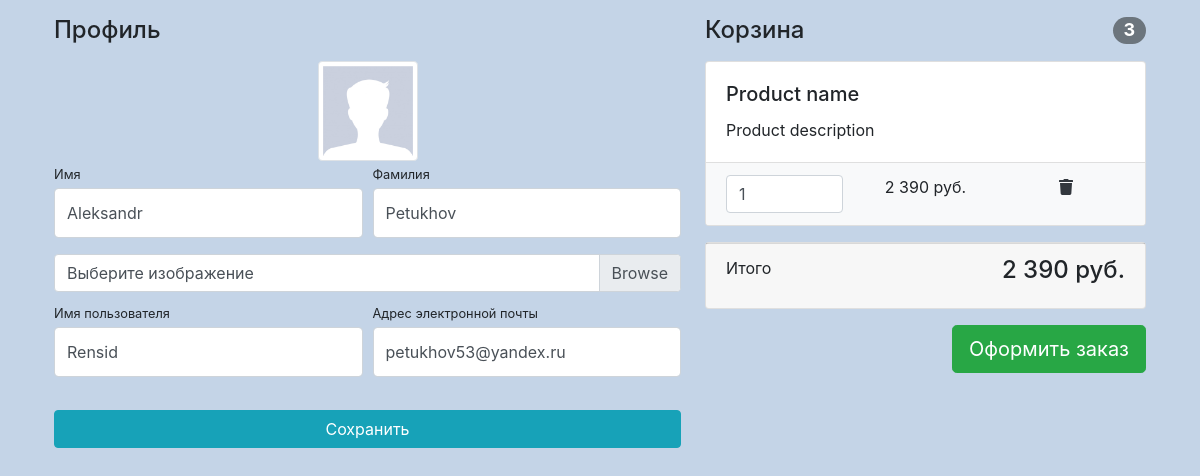
The app's page /users/profile/ (signed in), older data.
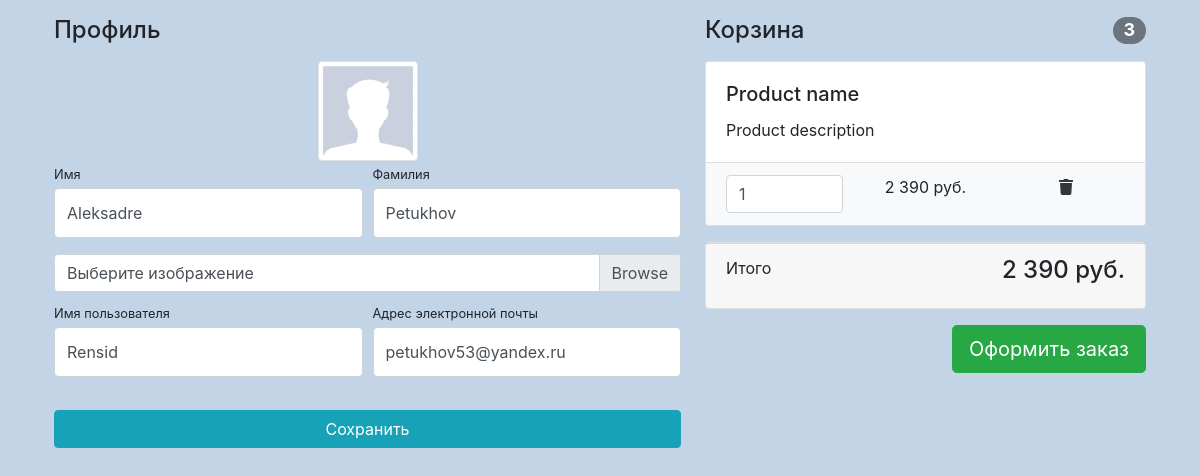
The same page, newer data.
### users/models.py (models this page shows)
class User(AbstractUser):
    image = models.ImageField(upload_to='user_images', null=True)

### users/views.py (the view)
# urls.py: path('profile/', views.profile, name='profile'),
def profile(request):
    if request.method == 'POST':
        form = UserProfileForm(
            data=request.POST, instance=request.user, files=request.FILES)
        if form.is_valid():
            form.save()
            return HttpResponseRedirect(reverse('users:profile'))
        else:
            print(form.errors)
    else:
        form = UserProfileForm(instance=request.user)
    context = {'title': 'Store - Профиль', 'form': form}
    return render(request, 'users/profile.html', context)

### users/forms.py
class UserProfileForm(UserChangeForm):
    first_name = forms.CharField(widget=forms.TextInput(
        attrs={'class': 'form-control py-4'}))
    last_name = forms.CharField(widget=forms.TextInput(
        attrs={'class': 'form-control py-4'}))
    image = forms.ImageField(widget=forms.TextInput(
        attrs={'class': 'custom-file-input'}), required=False)
    username = forms.CharField(widget=forms.TextInput(
        attrs={'class': 'form-control py-4'}))
    email = forms.CharField(widget=forms.TextInput(
        attrs={'class': 'form-control py-4'}))
    class Meta:
        model = User
        fields = ('first_name', 'last_name', 'image', 'username', 'email',)

### users/templates/users/profile.html (shortened to what this page needs)
{% extends 'users/base.html' %}
{% load static %}
{% block content %}
<div class="container">
    <div class="row">
        <div class="col-lg-7">
            <h4 class="mt-3 mb-3">Профиль</h4>
            <div class="col-lg-12 text-center">
                <img width="100" height="100"
                     src="
                     {% if user.image %}
                        {{ user.image.url }}
                     {% else %}
                        {% static 'vendor/img/users/default_avatar.jpg' %}
                     {% endif %}
                        "
                     class="img-thumbnail">
            </div>
            <form action="{% url 'users:profile' %}" method='post' enctype="multipart/form-data">
                <div class="form-row">
                    <div class="col-lg-6">
                        <div class="form-group">
                            <label class="small mb-1" for="{{form.first_name.id_for_label}}">Имя</label>
                            {{ form.first_name }}
                        </div>
                    </div>
                    <div class="col-lg-6">
                        <div class="form-group">
                            <label class="small mb-1" for="{{ form.last_name.id_for_label}}"">Фамилия</label>
                            {{ form.last_name }}
                        </div>
                    </div>
                </div>
                <div class="form-row mb-2">
                    <div class="col-lg-12">
                        <div class="custom-file">
                            <label class="custom-file-label" for="{{ form.image.id_for_label }}">Выберите изображение</label>
                        </div>
                    </div>
                </div>
                <div class="form-row">
                    <div class="col-lg-6">
                        <label class="small mb-1" for="{{ form.username.id_for_label}}">Имя пользователя</label>
                        {{ form.username }}
                    </div>
                    <div class="col-lg-6">
                        <label class="small mb-1" for="{{ form.email.id_for_label }}">Адрес электронной
                            почты</label>
                        {{ form.email }}
                    </div>
                </div>
                <div class="form-row">
                    <div class="col-lg-12" style="margin-top: 33px;">
                        <input class="btn btn-info btn-block" type="submit" value="Сохранить">
                    </div>
                </div>
            </form>
        </div>
        <div class="col-lg-5">
            <h4 class="mt-3 mb-3 d-flex justify-content-between align-items-center mb-3">
                Корзина <span class="badge badge-secondary badge-pill">3</span>
            </h4>
            <div class="card mb-3">
                <div class="card-body">
                    <h5 class="card-title">Product name</h5>
                    <p class="card-text">Product description</p>
                </div>
                <ul class="list-group list-group-flush">
                    <li class="list-group-item bg-light">
                        <div class="row text-center">
                            <div class="col-lg-4">
                                <input name="basketID" type="number" class="form-control"
                                       value="1" min="0">
                            </div>
                            <div class="col-lg-4">2 390 руб.</div>
                            <div class="col-lg-4">
                                <a href="#">
                                    <i class="fas fa-trash"></i>
                                </a>
                            </div>
                        </div>
                    </li>
                </ul>
            </div>
            <div class="card mb-3">
                <div class="card-footer">
                    <p class="float-left">Итого</p>
                    <h4 class="float-right">2 390 руб.</h4>
                </div>
            </div>
            <a class="btn btn-success btn-lg float-right" href="../orders/order-create.html">
                Оформить заказ
            </a>
        </div>
    </div>
</div>
{% endblock content %}

### users/templates/users/base.html (shortened to what this page needs)
{% load static %}
<!DOCTYPE html>
<html lang="en">
<head>
    <link href="{% static 'vendor\css\auth.css' %}" rel="stylesheet"/>
</head>
<body class="bg-primary">
<div id="layoutAuthentication">
    <div id="layoutAuthentication_content">
        {% block content %}
        {% endblock content %}
    </div>
</div>
</body>
</html>

Row changes from the older to the newer data that the page shows:
changed User "Petukhov": first_name "Aleksandr" → "Aleksadre"
